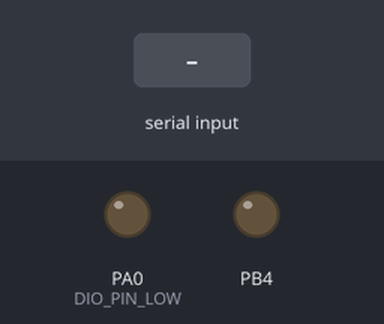
This program was run on a simulated ATmega32, built with avr-gcc and emulated at 8 MHz. Parts: output pins drawn as LEDs (lit = HIGH). The test bench sets the inputs (shaded band).

Above: at 1.9 s.
2.0 s: "1" received over Serial
At 2.4 s:
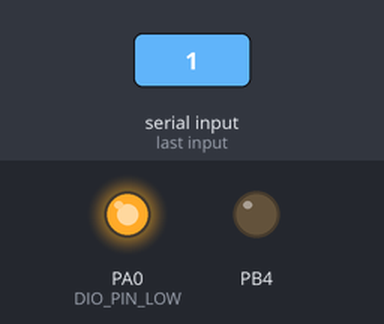
Timing chart, 0 to 5.0 s (numbered marks = the images above; inputs shaded):
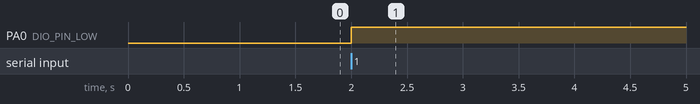

The program:

main.c
```c
#include "UART.h"
#include "SPI.h"
#define  F_CPU  8000000
#include <util/delay.h>

int main(void)
{
	uint8 Received_Data ;


	DIO_SetPinDir(DIO_PORTA ,DIO_PIN0 , DIO_PIN_OUTPUT);

	UART_Init();
	SPI_MasterInit();
	SPI_InitTrans();
	_delay_ms(1000);

    while (1)
    {
		Received_Data = UART_Recive_Byte();

		if (Received_Data)
		{
			DIO_WritePin(PORTA, DIO_PIN0, DIO_PIN_HIGH);

		}
		DIO_WritePin(PORTA, DIO_PIN0, DIO_PIN_LOW);
		SPI_Trans(Received_Data);


    }
}
```

ATMEGA32_Regs.h
```c
#ifndef ATMEGA32_REG_H_
#define ATMEGA32_REG_H_

#include "STD.h"

/******************************************* External Registers **************************************/


#define SREG   (*(volatile uint8*)(0x5F))

#define GICR   (*(volatile uint8*)(0x5B))

#define GIFR   (*(volatile uint8*)(0x5A))

#define MCUCR  (*(volatile uint8*)(0x55))

#define MCUCSR (*(volatile uint8*)(0x54))


/******************************************* DIO Registers **************************************/


#define PORTA (*(volatile uint8*)(0x3B))
#define PINA  (*(volatile uint8*)(0x39))
#define DDRA  (*(volatile uint8*)(0x3A))

#define PORTB (*(volatile uint8*)(0x38))
#define PINB  (*(volatile uint8*)(0x36))
#define DDRB  (*(volatile uint8*)(0x37))

#define PORTC (*((volatile uint8*)(0x35)))
#define PINC  (*((volatile uint8*)(0x33)))
#define DDRC  (*((volatile uint8*)(0x34)))

#define PORTD (*(volatile uint8*)(0x32))
#define PIND  (*(volatile uint8*)(0x30))
#define DDRD  (*(volatile uint8*)(0x31))

/*********************************    ADC    *********************************************/

#define ADMUX           (*(volatile uint8 *)(0x27))
#define ADCSRA          (*(volatile uint8 *)(0x26))
#define ADCH            (*(volatile uint8 *)(0x25))
#define ADCL            (*(volatile uint8 *)(0x24))
#define ADC_Adjust      (*(volatile uint16*)(0x24))
#define SFIOR           (*(volatile uint8 *)(0x50))

/**********************************  Timer0   **********************************************/

#define TCNT0  (*(volatile uint8*)(0x52))
#define TCCR0  (*(volatile uint8*)(0x53))
#define OCR0   (*(volatile uint8*)(0x5C))
#define TIMSK  (*(volatile uint8*)(0x59))
#define TIFR   (*(volatile uint8*)(0x58))

/************************************  Timer1  **********************************************/
#define TCCR1A (*(volatile uint8* )(0x4F))
#define TCCR1B (*(volatile uint8* )(0x4E))
#define OCR1A  (*(volatile Uint16*)(0x4A))
#define ICR1   (*(volatile Uint16*)(0x46))

/*************************************  Timer2  ************************************************/

#define TCCR2  (*(volatile uint8* )(0x45))
#define OCR2   (*(volatile uint8* )(0x43))

/************************************ UART   ***************************************************/

#define UBRRH   (*((volatile uint8*)0x40))
#define UBRRL   (*((volatile uint8*)0x29))
#define UCSRA   (*((volatile uint8*)0x2B))
#define UCSRB   (*((volatile uint8*)0x2A))
#define UCSRC   (*((volatile uint8*)0x40))
#define UDR     (*((volatile uint8*)0x2C))

/**********************************   SPI  ******************************************************/

typedef struct
{
uint8 SPR0 : 1;
uint8 SPR1 : 1;
uint8 CPHA : 1;
uint8 CPOL : 1;
uint8 MSTR : 1;
uint8 DORD : 1;
uint8 SPE  : 1;
uint8 SPIE : 1;
}SPCR_REG;


typedef struct
{
	SPCR_REG SPCR;
	uint8    SPSR;
	uint8    SPDR;
}SPI_REG;


#define SPI  ((volatile SPI_REG*) 0x2D)


#endif /* ATMEGA32_REG_H_ */
```

LED.c
```c
#include "LED.h"

/************************** LED0 ******************************/
void LED0_Init(void)
{
	DIO_SetPinDir(DIO_PORTA, DIO_PIN0 , DIO_PIN_OUTPUT);

}

void LED0_ON(void)
{
	DIO_WritePin(DIO_PORTA, DIO_PIN0 ,  DIO_PIN_HIGH);
}

void LED0_OFF(void)
{
	DIO_WritePin(DIO_PORTA, DIO_PIN0 ,  DIO_PIN_LOW);
}

void LED0_Toggle(void)
{
	DIO_TogglePin(DIO_PORTA, DIO_PIN0);
}

/************************** LED1 ******************************/

void LED1_Init(void)
{
	DIO_SetPinDir(DIO_PORTA, DIO_PIN1 , DIO_PIN_OUTPUT);

}

void LED1_ON(void)
{
	DIO_WritePin(DIO_PORTA, DIO_PIN1 ,  DIO_PIN_HIGH);
}

void LED1_OFF(void)
{
	DIO_WritePin(DIO_PORTA, DIO_PIN1 ,  DIO_PIN_LOW);
}

void LED1_Toggle(void)
{
	DIO_TogglePin(DIO_PORTA, DIO_PIN1);
}

/************************** LED2 ******************************/

void LED2_Init(void)
{
	DIO_SetPinDir(DIO_PORTA, DIO_PIN2 , DIO_PIN_OUTPUT);

}

void LED2_ON(void)
{
	DIO_WritePin(DIO_PORTA, DIO_PIN2 ,  DIO_PIN_HIGH);
}

void LED2_OFF(void)
{
	DIO_WritePin(DIO_PORTA, DIO_PIN2 ,  DIO_PIN_LOW);
}

void LED2_Toggle(void)
{
	DIO_TogglePin(DIO_PORTA, DIO_PIN2);
}
```

LED.h
```c
#ifndef LED_H_
#define LED_H_

#include "DIO.h"

void LED0_Init(void);
void LED0_ON(void);
void LED0_OFF(void);
void LED0_Toggle(void);

void LED1_Init(void);
void LED1_ON(void);
void LED1_OFF(void);
void LED1_Toggle(void);

void LED2_Init(void);
void LED2_ON(void);
void LED2_OFF(void);
void LED2_Toggle(void);


#endif /* LED_H_ */
```

SPI.c
```c
#include  "SPI.h"


void SPI_MasterInit(void)
{
	 DIO_SetPinDir(DIO_PORTB ,DIO_PIN4 , DIO_PIN_OUTPUT);
	 DIO_SetPinDir(DIO_PORTB ,DIO_PIN5 , DIO_PIN_OUTPUT);
	 DIO_SetPinDir(DIO_PORTB ,DIO_PIN6 , DIO_PIN_INPUT);
	 DIO_SetPinDir(DIO_PORTB ,DIO_PIN7 , DIO_PIN_OUTPUT);

	SPI->SPCR.SPR0 = 1;
	SPI->SPCR.SPR1 = 1;
	SPI->SPCR.CPHA = 0;
	SPI->SPCR.CPOL = 0;
	SPI->SPCR.MSTR = 1;
	SPI->SPCR.DORD = 0;
	SPI->SPCR.SPE  = 1;
}

void SPI_SlaveInit(void)
{
		 DIO_SetPinDir(DIO_PORTB ,DIO_PIN4 , DIO_PIN_INPUT);
		 DIO_SetPinDir(DIO_PORTB ,DIO_PIN5 , DIO_PIN_INPUT);
		 DIO_SetPinDir(DIO_PORTB ,DIO_PIN6 , DIO_PIN_OUTPUT);
		 DIO_SetPinDir(DIO_PORTB ,DIO_PIN7 , DIO_PIN_INPUT);

		SPI->SPCR.SPR0 = 0;
		SPI->SPCR.SPR1 = 0;
		SPI->SPCR.CPHA = 0;
		SPI->SPCR.CPOL = 0;
		SPI->SPCR.MSTR = 0;
		SPI->SPCR.DORD = 0;
		SPI->SPCR.SPE  = 1;

}

void SPI_Trans(uint8 tx_data)
{
	SPI->SPDR = tx_data ;

	while(GET_BIT(SPI->SPSR , 7)  ==  0);

}

uint8 SPI_Rec()
{
	uint8 rec_data;

	while(GET_BIT(SPI->SPSR , 7)  ==  0);

	rec_data = SPI->SPDR;

	return rec_data ;
}


void SPI_InitTrans(void)
{
	DIO_WritePin(DIO_PORTB ,DIO_PIN4 ,DIO_PIN_LOW);
}

void SPI_TermTrans(void)
{
	DIO_WritePin(DIO_PORTB ,DIO_PIN4 ,DIO_PIN_HIGH);
}
```

SPI.h
```c
#ifndef SPI_H_
#define SPI_H_

#include "DIO.h"

void SPI_MasterInit(void);

void SPI_SlaveInit(void);

void SPI_Trans(uint8 data);

uint8 SPI_Rec();

void SPI_InitTrans(void);

void SPI_TermTrans(void);


#endif /* SPI_H_ */
```

STD.h
```c
/*
 * STD.h
 *
 *  Created on: Jul 3, 2020
 *      Author: Ali
 */

#ifndef STD_H_
#define STD_H_


typedef unsigned char  uint8;
typedef signed char    sint8;
typedef unsigned short uint16;
typedef signed short   sint16;
typedef unsigned long  uint32;
typedef signed long    sint32;
typedef float          float32;
typedef double         float64;


#endif /* STD_H_ */
```

UART.c
```c
#include "UART.h"


volatile uint8* str = 0;

void UART_Init (void)
{

	uint32 BR_value = 0 ;

	DIO_SetPinDir(DIO_PORTD, DIO_PIN0 , DIO_PIN_INPUT); //set RX pin as input
	DIO_SetPinDir(DIO_PORTD, DIO_PIN1 , DIO_PIN_OUTPUT); // set TX pin as output


	UCSRB |= 0x18; // receiver enable & Transmit enable

	UCSRC |=0x86; // select UCSRC reg , select 8-bit mode to transmit and receiver


	BR_value=((80000)/(16 * (96)))-1;

	UBRRL= BR_value ; // set boad rate

}


void UART_Transmit_Byte(uint8 data)
{
	UDR = data ; // write in UDR req

	while(GET_BIT(UCSRA , 5)==0); // while flag not fire stuck here polling method

}


uint8 UART_Recive_Byte(void) // return value void UART_Recive_Byte(uint8*); => by value
{
	uint8 data = 0  ;

	while(GET_BIT(UCSRA , 7)==0);

	data = UDR ;

	return data ;

}


void UART_Transmit_String(uint8 * str)
{
	uint8 i=0;

	while (str[i] != '\0')
	{
		UART_Transmit_Byte(str[i]);
		i++;
	}
}
```

UART.h
```c
#ifndef UART_H_
#define UART_H_

#include "DIO.h"


void UART_Init (void);


void UART_Transmit_Byte(uint8);


uint8 UART_Recive_Byte(void);


void UART_Transmit_String(uint8 * str);


#endif /* UART_H_ */
```

BIT_Math.h
```c
#ifndef BIT_MATH_H_
#define BIT_MATH_H_

#define SET_BIT(REG,BIT)  (REG |= (1<<BIT))
#define CLR_BIT(REG,BIT)  (REG &=~ (1<<BIT))
#define Toggle_BIT(REG,BIT) (REG ^= (1<<BIT))
#define GET_BIT(REG,BIT)  ((REG >> BIT) & (0X01))

#endif /* BIT_MATH_H_ */
```

DIO.c
```c
#include "DIO.h"


void DIO_SetPortDir(uint8 Port , uint8 Dir)
{


	switch(Port)
	{

	case DIO_PORTA :

		DDRA = Dir;

		break;

	case DIO_PORTB :

		DDRB = Dir;

		break;

	case DIO_PORTC :

		DDRC = Dir;

		break;

	case DIO_PORTD :

		DDRD = Dir;

		break;

	default:
		break;
	}

}
void DIO_SetPinDir(uint8 Port ,uint8 Pin , uint8 Dir)
{


	switch (Dir)
	{


	case DIO_PIN_OUTPUT :


		switch (Port)
		{
		case DIO_PORTA :

			SET_BIT(DDRA,Pin);

			break;

		case DIO_PORTB :

			SET_BIT(DDRB,Pin);

			break;

		case DIO_PORTC :

			SET_BIT(DDRC,Pin);

			break;

		case DIO_PORTD :

			SET_BIT(DDRD,Pin);

			break;

		default:
			break;
		}

		break;

		case DIO_PIN_INPUT :


			switch (Port)
			{
			case DIO_PORTA :

				CLR_BIT(DDRA,Pin);

				break;

			case DIO_PORTB :

				CLR_BIT(DDRB,Pin);

				break;

			case DIO_PORTC :

				CLR_BIT(DDRC,Pin);

				break;

			case DIO_PORTD :

				CLR_BIT(DDRD,Pin);

				break;

			default:
				break;
			}

			break;


			default :
				break;
	}


}


void DIO_WritePort(uint8 Port , uint8 Val)
{

	switch (Port)
	{
	case DIO_PORTA :

		PORTA = Val;

		break;

	case DIO_PORTB :

		PORTB = Val;

		break;

	case DIO_PORTC :

		PORTB = Val;

		break;

	case DIO_PORTD :

		PORTD = Val;

		break;

	default:
		break;
	}

}
void DIO_WritePin(uint8 Port ,uint8 Pin, uint8 Val)
{
	switch (Val)
	{


	case DIO_PIN_HIGH :


		switch (Port)
		{
		case DIO_PORTA :

			SET_BIT(PORTA,Pin);

			break;

		case DIO_PORTB :

			SET_BIT(PORTB,Pin);

			break;

		case DIO_PORTC :

			SET_BIT(PORTC,Pin);

			break;

		case DIO_PORTD :

			SET_BIT(PORTD,Pin);

			break;

		default:
			break;
		}

		break;

		case DIO_PIN_LOW :


			switch (Port)
			{
			case DIO_PORTA :

				CLR_BIT(PORTA,Pin);

				break;

			case DIO_PORTB :

				CLR_BIT(PORTB,Pin);

				break;

			case DIO_PORTC :

				CLR_BIT(PORTC,Pin);

				break;

			case DIO_PORTD :

				CLR_BIT(PORTD,Pin);

				break;

			default:
				break;
			}

			break;


			default :
				break;
	}
}


void DIO_ReadPort(uint8 Port , uint8* Val)
{
	switch (Port)
		{
		case DIO_PORTA :

			*Val = PINA;

			break;

		case DIO_PORTB :

			*Val = PINB;

			break;

		case DIO_PORTC :

			*Val = PINC;

			break;

		case DIO_PORTD :

			*Val = PIND;

			break;

		default:
			break;
		}

}
void DIO_ReadPin (uint8 Port ,uint8 Pin, uint8* Val)
{
	switch (Port)
			{
			case DIO_PORTA :

				*Val =  GET_BIT(PINA,Pin);

				break;

			case DIO_PORTB :

				*Val = GET_BIT(PINB,Pin);

				break;

			case DIO_PORTC :

				*Val = GET_BIT(PINC,Pin);

				break;

			case DIO_PORTD :

				*Val = GET_BIT(PIND,Pin);

				break;

			default:
				break;
			}

}


void DIO_TogglePin(uint8 port , uint8 pin)
{
	switch(port)
	{
		case DIO_PORTA :
		Toggle_BIT(PORTA , pin);
		break;

		case DIO_PORTB :
		Toggle_BIT(PORTB , pin);
		break;

		case DIO_PORTC :
		Toggle_BIT(PORTC , pin);
		break;

		case DIO_PORTD :
		Toggle_BIT(PORTD , pin);
		break;

		default:
		break;
	}
}
```

DIO.h
```c
#ifndef DIO_H_
#define DIO_H_


#include "ATMEGA32_Regs.h"
#include "STD.h"
#include "Bit_Math.h"


#define  DIO_PORTA      0
#define  DIO_PORTB      1
#define  DIO_PORTC      2
#define  DIO_PORTD      3


#define  DIO_PIN0       0
#define  DIO_PIN1       1
#define  DIO_PIN2       2
#define  DIO_PIN3       3
#define  DIO_PIN4       4
#define  DIO_PIN5       5
#define  DIO_PIN6       6
#define  DIO_PIN7       7


#define DIO_PIN_HIGH            1
#define DIO_PIN_LOW             0
#define DIO_PIN_PULL_UP         1

#define DIO_PORT_HIGH           0xFF
#define DIO_PORT_LOW            0
#define DIO_PORT_PULL_UP        0xFF


#define DIO_PIN_OUTPUT          1
#define DIO_PIN_INPUT           0

#define DIO_PORT_OUTPUT         0xFF
#define DIO_PORT_INPUT          0


void DIO_SetPortDir(uint8 Port , uint8 Dir);
void DIO_SetPinDir(uint8 Port ,uint8 Pin , uint8 Dir);

void DIO_WritePort(uint8 Port , uint8 Val);
void DIO_WritePin(uint8 Port ,uint8 Pin, uint8 Val);

void DIO_ReadPort(uint8 Port , uint8* Val);
void DIO_ReadPin (uint8 Port ,uint8 Pin, uint8* Val);


void DIO_TogglePin(uint8 port , uint8 pin);


#endif
```

Measured:
- after the input at 2.0 s, PA0 (DIO_PIN_LOW): LOW → HIGH at once
